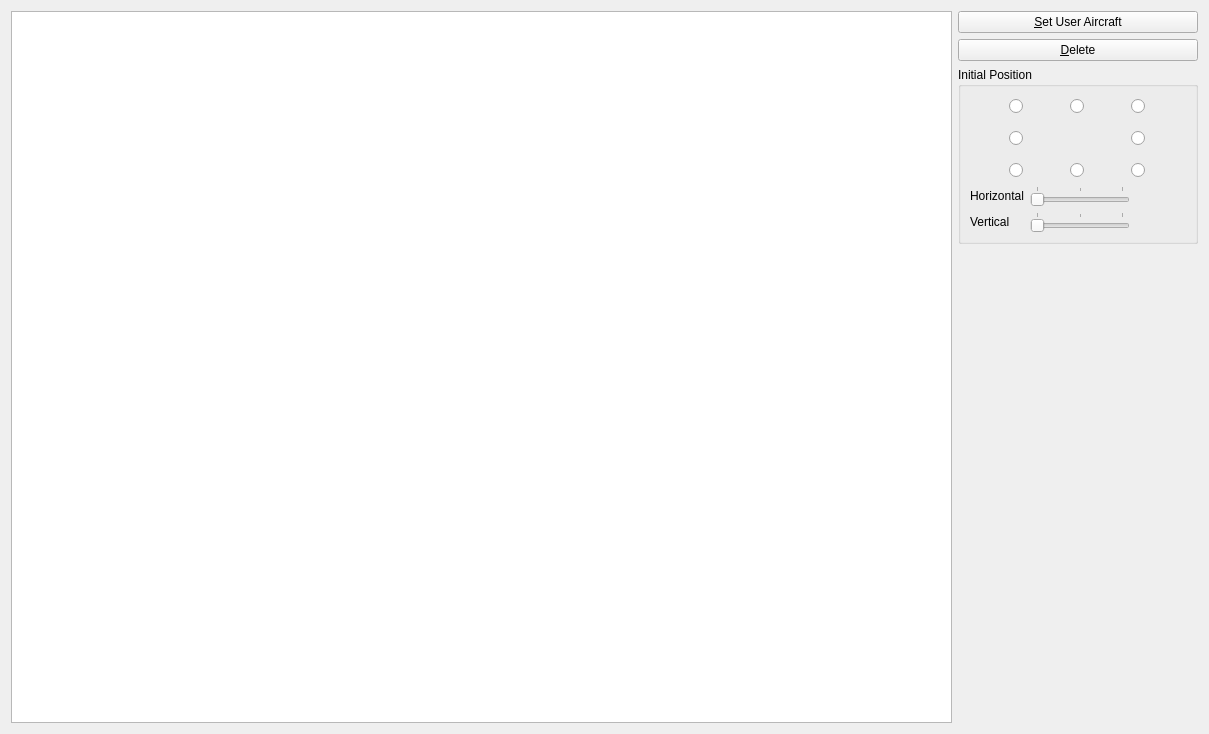
<?xml version="1.0" encoding="UTF-8"?>
<ui version="4.0">
 <class>FormationWidget</class>
 <widget class="QWidget" name="FormationWidget">
  <property name="geometry">
   <rect>
    <x>0</x>
    <y>0</y>
    <width>1209</width>
    <height>734</height>
   </rect>
  </property>
  <property name="windowTitle">
   <string>Form</string>
  </property>
  <layout class="QHBoxLayout" name="horizontalLayout_6" stretch="20,1">
   <item>
    <widget class="QTableWidget" name="aircraftTableWidget">
     <property name="minimumSize">
      <size>
       <width>800</width>
       <height>250</height>
      </size>
     </property>
    </widget>
   </item>
   <item>
    <layout class="QVBoxLayout" name="verticalLayout_2">
     <item>
      <widget class="QPushButton" name="userAircraftPushButton">
       <property name="text">
        <string>&amp;Set User Aircraft</string>
       </property>
       <property name="icon">
        <iconset>
         <normalon>:/img/icons/aircraft-normal.png</normalon>
        </iconset>
       </property>
      </widget>
     </item>
     <item>
      <widget class="QPushButton" name="deletePushButton">
       <property name="text">
        <string>&amp;Delete</string>
       </property>
      </widget>
     </item>
     <item>
      <widget class="QGroupBox" name="groupBox">
       <property name="title">
        <string>Initial Position</string>
       </property>
       <layout class="QVBoxLayout" name="verticalLayout">
        <item>
         <layout class="QHBoxLayout" name="horizontalLayout_5">
          <item>
           <spacer name="horizontalSpacer_5">
            <property name="orientation">
             <enum>Qt::Horizontal</enum>
            </property>
            <property name="sizeHint" stdset="0">
             <size>
              <width>40</width>
              <height>20</height>
             </size>
            </property>
           </spacer>
          </item>
          <item>
           <layout class="QGridLayout" name="gridLayout">
            <property name="sizeConstraint">
             <enum>QLayout::SetDefaultConstraint</enum>
            </property>
            <item row="0" column="0">
             <widget class="QRadioButton" name="nwPositionRadioButton">
              <property name="sizePolicy">
               <sizepolicy hsizetype="Fixed" vsizetype="Fixed">
                <horstretch>0</horstretch>
                <verstretch>0</verstretch>
               </sizepolicy>
              </property>
              <property name="minimumSize">
               <size>
                <width>16</width>
                <height>16</height>
               </size>
              </property>
              <property name="text">
               <string/>
              </property>
             </widget>
            </item>
            <item row="0" column="1">
             <layout class="QHBoxLayout" name="horizontalLayout">
              <item>
               <spacer name="horizontalSpacer">
                <property name="orientation">
                 <enum>Qt::Horizontal</enum>
                </property>
                <property name="sizeHint" stdset="0">
                 <size>
                  <width>40</width>
                  <height>20</height>
                 </size>
                </property>
               </spacer>
              </item>
              <item>
               <widget class="QRadioButton" name="nPositionRadioButton">
                <property name="sizePolicy">
                 <sizepolicy hsizetype="Fixed" vsizetype="Fixed">
                  <horstretch>0</horstretch>
                  <verstretch>0</verstretch>
                 </sizepolicy>
                </property>
                <property name="minimumSize">
                 <size>
                  <width>16</width>
                  <height>16</height>
                 </size>
                </property>
                <property name="text">
                 <string/>
                </property>
               </widget>
              </item>
              <item>
               <spacer name="horizontalSpacer_2">
                <property name="orientation">
                 <enum>Qt::Horizontal</enum>
                </property>
                <property name="sizeHint" stdset="0">
                 <size>
                  <width>40</width>
                  <height>20</height>
                 </size>
                </property>
               </spacer>
              </item>
             </layout>
            </item>
            <item row="0" column="2">
             <widget class="QRadioButton" name="nePositionRadioButton">
              <property name="sizePolicy">
               <sizepolicy hsizetype="Fixed" vsizetype="Fixed">
                <horstretch>0</horstretch>
                <verstretch>0</verstretch>
               </sizepolicy>
              </property>
              <property name="minimumSize">
               <size>
                <width>16</width>
                <height>16</height>
               </size>
              </property>
              <property name="text">
               <string/>
              </property>
             </widget>
            </item>
            <item row="1" column="0">
             <widget class="QRadioButton" name="wPositionRadioButton">
              <property name="sizePolicy">
               <sizepolicy hsizetype="Fixed" vsizetype="Fixed">
                <horstretch>0</horstretch>
                <verstretch>0</verstretch>
               </sizepolicy>
              </property>
              <property name="minimumSize">
               <size>
                <width>16</width>
                <height>16</height>
               </size>
              </property>
              <property name="text">
               <string/>
              </property>
             </widget>
            </item>
            <item row="1" column="1">
             <widget class="QLabel" name="label">
              <property name="sizePolicy">
               <sizepolicy hsizetype="Preferred" vsizetype="Preferred">
                <horstretch>0</horstretch>
                <verstretch>0</verstretch>
               </sizepolicy>
              </property>
              <property name="minimumSize">
               <size>
                <width>32</width>
                <height>32</height>
               </size>
              </property>
              <property name="text">
               <string/>
              </property>
              <property name="pixmap">
               <pixmap resource="../../../UserInterface/res/SkyDolly.qrc">:/img/icons/aircraft-normal.png</pixmap>
              </property>
              <property name="alignment">
               <set>Qt::AlignCenter</set>
              </property>
             </widget>
            </item>
            <item row="1" column="2">
             <widget class="QRadioButton" name="ePositionRadioButton">
              <property name="sizePolicy">
               <sizepolicy hsizetype="Fixed" vsizetype="Fixed">
                <horstretch>0</horstretch>
                <verstretch>0</verstretch>
               </sizepolicy>
              </property>
              <property name="minimumSize">
               <size>
                <width>16</width>
                <height>16</height>
               </size>
              </property>
              <property name="text">
               <string/>
              </property>
             </widget>
            </item>
            <item row="2" column="0">
             <widget class="QRadioButton" name="swPositionRadioButton">
              <property name="sizePolicy">
               <sizepolicy hsizetype="Fixed" vsizetype="Fixed">
                <horstretch>0</horstretch>
                <verstretch>0</verstretch>
               </sizepolicy>
              </property>
              <property name="minimumSize">
               <size>
                <width>16</width>
                <height>16</height>
               </size>
              </property>
              <property name="text">
               <string/>
              </property>
             </widget>
            </item>
            <item row="2" column="1">
             <layout class="QHBoxLayout" name="horizontalLayout_2">
              <item>
               <spacer name="horizontalSpacer_3">
                <property name="orientation">
                 <enum>Qt::Horizontal</enum>
                </property>
                <property name="sizeHint" stdset="0">
                 <size>
                  <width>40</width>
                  <height>20</height>
                 </size>
                </property>
               </spacer>
              </item>
              <item>
               <widget class="QRadioButton" name="sPositionRadioButton">
                <property name="sizePolicy">
                 <sizepolicy hsizetype="Fixed" vsizetype="Fixed">
                  <horstretch>0</horstretch>
                  <verstretch>0</verstretch>
                 </sizepolicy>
                </property>
                <property name="minimumSize">
                 <size>
                  <width>16</width>
                  <height>16</height>
                 </size>
                </property>
                <property name="text">
                 <string/>
                </property>
               </widget>
              </item>
              <item>
               <spacer name="horizontalSpacer_4">
                <property name="orientation">
                 <enum>Qt::Horizontal</enum>
                </property>
                <property name="sizeHint" stdset="0">
                 <size>
                  <width>40</width>
                  <height>20</height>
                 </size>
                </property>
               </spacer>
              </item>
             </layout>
            </item>
            <item row="2" column="2">
             <widget class="QRadioButton" name="sePositionRadioButton">
              <property name="sizePolicy">
               <sizepolicy hsizetype="Fixed" vsizetype="Fixed">
                <horstretch>0</horstretch>
                <verstretch>0</verstretch>
               </sizepolicy>
              </property>
              <property name="minimumSize">
               <size>
                <width>16</width>
                <height>16</height>
               </size>
              </property>
              <property name="text">
               <string/>
              </property>
             </widget>
            </item>
           </layout>
          </item>
          <item>
           <spacer name="horizontalSpacer_6">
            <property name="orientation">
             <enum>Qt::Horizontal</enum>
            </property>
            <property name="sizeHint" stdset="0">
             <size>
              <width>40</width>
              <height>20</height>
             </size>
            </property>
           </spacer>
          </item>
         </layout>
        </item>
        <item>
         <layout class="QFormLayout" name="formLayout">
          <item row="0" column="0">
           <widget class="QLabel" name="label_3">
            <property name="text">
             <string>Horizontal</string>
            </property>
           </widget>
          </item>
          <item row="0" column="1">
           <layout class="QHBoxLayout" name="horizontalLayout_3">
            <item>
             <widget class="QSlider" name="horizontalDistanceSlider">
              <property name="minimumSize">
               <size>
                <width>100</width>
                <height>0</height>
               </size>
              </property>
              <property name="maximum">
               <number>2</number>
              </property>
              <property name="pageStep">
               <number>1</number>
              </property>
              <property name="orientation">
               <enum>Qt::Horizontal</enum>
              </property>
              <property name="tickPosition">
               <enum>QSlider::TicksAbove</enum>
              </property>
             </widget>
            </item>
            <item>
             <widget class="QLabel" name="horizontalDistanceTextLabel">
              <property name="minimumSize">
               <size>
                <width>50</width>
                <height>0</height>
               </size>
              </property>
              <property name="text">
               <string/>
              </property>
             </widget>
            </item>
           </layout>
          </item>
          <item row="1" column="0">
           <widget class="QLabel" name="label_2">
            <property name="text">
             <string>Vertical</string>
            </property>
           </widget>
          </item>
          <item row="1" column="1">
           <layout class="QHBoxLayout" name="horizontalLayout_4">
            <item>
             <widget class="QSlider" name="verticalDistanceSlider">
              <property name="minimumSize">
               <size>
                <width>100</width>
                <height>0</height>
               </size>
              </property>
              <property name="maximum">
               <number>2</number>
              </property>
              <property name="pageStep">
               <number>1</number>
              </property>
              <property name="orientation">
               <enum>Qt::Horizontal</enum>
              </property>
              <property name="tickPosition">
               <enum>QSlider::TicksAbove</enum>
              </property>
             </widget>
            </item>
            <item>
             <widget class="QLabel" name="verticalDistanceTextLabel">
              <property name="minimumSize">
               <size>
                <width>50</width>
                <height>0</height>
               </size>
              </property>
              <property name="text">
               <string/>
              </property>
             </widget>
            </item>
           </layout>
          </item>
         </layout>
        </item>
       </layout>
      </widget>
     </item>
     <item>
      <spacer name="verticalSpacer">
       <property name="orientation">
        <enum>Qt::Vertical</enum>
       </property>
       <property name="sizeHint" stdset="0">
        <size>
         <width>20</width>
         <height>40</height>
        </size>
       </property>
      </spacer>
     </item>
    </layout>
   </item>
  </layout>
 </widget>
 <resources>
  <include location="../../../UserInterface/res/SkyDolly.qrc"/>
  <include location="../../../UserInterface/res/SkyDolly.qrc"/>
 </resources>
 <connections/>
</ui>
